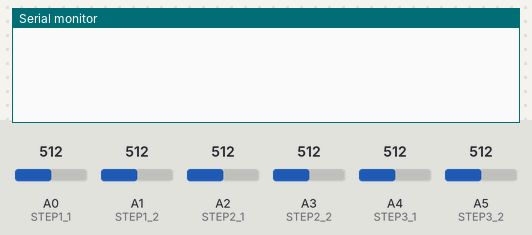
The sketch below on a simulated Arduino Uno, built with avr-gcc and run on an emulated ATmega328P. Parts: the last lines printed to the serial monitor. Inputs (shaded band) come from the test bench; at power-on: A0 (STEP1_1) = 512, A1 (STEP1_2) = 512, A2 (STEP2_1) = 512, A4 (STEP3_1) = 512, A3 (STEP2_2) = 512, A5 (STEP3_2) = 512.

Above: at 1.2 s.
1.3 s: A0 (STEP1_1) set to 716
At 1.8 s:
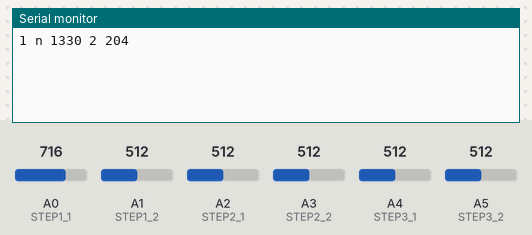
2.8 s: A1 (STEP1_2) set to 306
At 4.0 s:
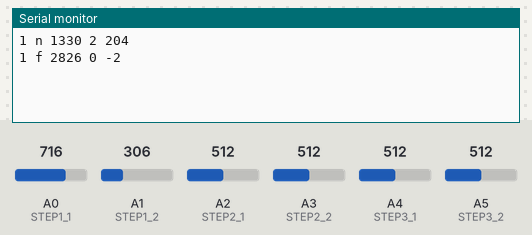
4.3 s: A2 (STEP2_1) set to 716
At 5.2 s:
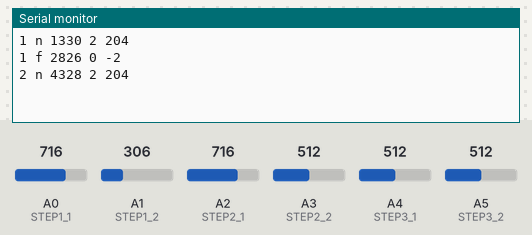
5.8 s: A4 (STEP3_1) set to 716
At 6.5 s:
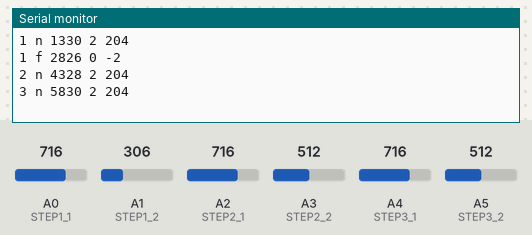
7.3 s: A3 (STEP2_2) set to 306
At 8.5 s:
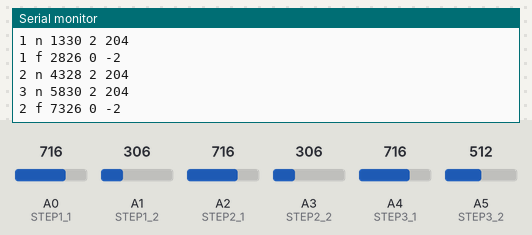
8.8 s: A5 (STEP3_2) set to 306
At 9.9 s:
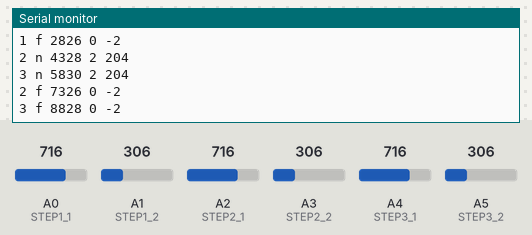

The sketch:

parse_3x2ps_stepReadings.ino
```cpp
#include<string.h>

#define STEP1_1 A0
#define STEP1_2 A1
#define STEP2_1 A2
#define STEP2_2 A3
#define STEP3_1 A4
#define STEP3_2 A5

#define SAMPLING_DELAY 5 // milliseconds
#define VALUE_PER_PERSON 4
#define ARRAY_SIZE 100
#define COUNT_THRESHOLD 5 // values before consideration

int p1_1, p1_2, p2_1, p2_2, p3_1, p3_2;
int initial1_1, initial1_2, initial2_1, initial2_2, initial3_1, initial3_2;

bool on_step1 = false, on_step2 = false, on_step3 = false;

int step1_1_array[ARRAY_SIZE] = {0};
int step1_2_array[ARRAY_SIZE] = {0};
int step2_1_array[ARRAY_SIZE] = {0};
int step2_2_array[ARRAY_SIZE] = {0};
int step3_1_array[ARRAY_SIZE] = {0};
int step3_2_array[ARRAY_SIZE] = {0};
int retrospection_array[COUNT_THRESHOLD] = {0};
int difference_array[ARRAY_SIZE] = {0};
int going_in1 = 2, going_in2 = 2, going_in3 = 2;
int count = 0;

void setup() {
  Serial.begin(115200);
  initial1_1 = calibrate_sensor1_1();
  initial1_2 = calibrate_sensor1_2();
  initial2_1 = calibrate_sensor2_1();
  initial2_2 = calibrate_sensor2_2();
  initial3_1 = calibrate_sensor3_1();
  initial3_2 = calibrate_sensor3_2();

}

void loop() {
  p1_1 = analogRead(STEP1_1);
  delay(0.1);
  p1_2 = analogRead(STEP1_2);
  delay(0.1);
  check_step_retrospect(1);
  p2_1 = analogRead(STEP2_1);
  delay(0.1);
  p2_2 = analogRead(STEP2_2);
  delay(0.1);
  check_step_retrospect(2);
  p3_1 = analogRead(STEP3_1);
  delay(0.1);
  p3_2 = analogRead(STEP3_2);
  delay(0.1);
  check_step_retrospect(3);
//  display_step_values();
  delay(SAMPLING_DELAY - 0.6);
//  differential_values();
//  check_samples_for_2();
//  display_step2_both();
}

void display_step_values(){
  int weight1_1 = p1_1 - initial1_1;
  int weight1_2 = p1_2 - initial1_2;
  int weight2_1 = p2_1 - initial2_1;
  int weight2_2 = p2_2 - initial2_2;
  int weight3_1 = p3_1 - initial3_1;
  int weight3_2 = p3_2 - initial3_2;
  String str = "1.1: " + String(weight1_1) + " 1.2: " + String(weight1_2) + " 2.1: " + String(weight2_1) + " 2.2: " + String(weight2_2) + " 3.1: " + String(weight3_1) + " 3.2: " + String(weight3_2);
  Serial.println(str);
  delay(250);
}

void differential_values(){
  int diff_values = p2_1 - p2_2;
  read_into_array(1, diff_values);
  print_array(1);
}

void check_samples_for_2(){
  int weight = (p2_1 - initial2_1);
  read_into_array(1, weight);
  print_array(1);
}

void display_step2_both(){
  int weight1 = (p2_1 - initial2_1);
  int weight2 = (p2_2 - initial2_2);
//  String step1= "A0: " + String(weight1) + " A2: " + String(weight2);
  String step2= "A0: " + String(p2_1) + " A2: " + String(p2_2);
  Serial.println(step2);
}

void check_step_retrospect(int step_number){
  String str = "";
  if(step_number == 1){
    int weight1_1 = p1_1 - initial1_1;
    int weight1_2 = p1_2 - initial1_2;
    int weight_sum = weight1_1 + weight1_2;
    read_into_array(1.1, weight1_1);
    read_into_array(1.2, weight1_2);
    if(!on_step1 && weight_sum > (VALUE_PER_PERSON * 2)){
      count++;
      if(count > COUNT_THRESHOLD){
        on_step1 = true;
        count = 0;
        retrospect(1, 'n');
        str = "1 n " + String(millis()) + " 2 " +  String(weight_sum);
        Serial.println(str);
//        print_array(1.1);
//        print_array(1.2);
      }
    }
    if(on_step1 && weight_sum < (VALUE_PER_PERSON)){
      count++;
      if(count > COUNT_THRESHOLD){
        on_step1 = false;
        count = 0;
        retrospect(1, 'f');
        str = "1 f " + String(millis()) + " " + String(going_in1) + " " + String(weight_sum);
        Serial.println(str);
//        print_array(1.1);
//        print_array(1.2);
      }
    }
  }

  if(step_number == 2){
    int weight2_1 = p2_1 - initial2_1;
    int weight2_2 = p2_2 - initial2_2;
    int weight_sum = weight2_1 + weight2_2;
    read_into_array(2.1, weight2_1);
    read_into_array(2.2, weight2_2);
    if(!on_step2 && weight_sum > (VALUE_PER_PERSON * 2)){
      count++;
      if(count > COUNT_THRESHOLD){
        on_step2 = true;
        count = 0;
        retrospect(2, 'n');
        str = "2 n " + String(millis()) + " 2 " +  String(weight_sum);
        Serial.println(str);
  //      print_array(2.1);
  //      print_array(2.2);
      }
    }
    if(on_step2 && weight_sum < (VALUE_PER_PERSON)){
      count++;
      if(count > COUNT_THRESHOLD){
        on_step2 = false;
        count = 0;
        retrospect(2, 'f');
        str = "2 f " + String(millis()) + " " + String(going_in2) + " " + String(weight_sum);
        Serial.println(str);
//        print_array(2.1);
//        print_array(2.2);
      }
    }
  }

  if(step_number == 3){
    int weight3_1 = p3_1 - initial3_1;
    int weight3_2 = p3_2 - initial3_2;
    int weight_sum = weight3_1 + weight3_2;
    read_into_array(3.1, weight3_1);
    read_into_array(3.2, weight3_2);
    if(!on_step3 && weight_sum > (VALUE_PER_PERSON * 2)){
      count++;
      if(count > COUNT_THRESHOLD){
        on_step3 = true;
        count = 0;
        retrospect(3, 'n');
        str = "3 n " + String(millis()) + " 2 " +  String(weight_sum);
        Serial.println(str);
  //      print_array(3.1);
  //      print_array(3.2);
      }
    }
    if(on_step3 && weight_sum < (VALUE_PER_PERSON)){
      count++;
      if(count > COUNT_THRESHOLD){
        on_step3 = false;
        count = 0;
        retrospect(3, 'f');
        str = "3 f " + String(millis()) + " " + String(going_in3) + " " + String(weight_sum);
        Serial.println(str);
//        print_array(3.1);
//        print_array(3.2);
      }
    }
  }
}

void retrospect(int step_number, char on_off){
  int total = 0;
  int avg = 0;
//  print_difference_array(step_number);
  if(step_number == 1){
    for(int i = 0; i < COUNT_THRESHOLD ; i++){
      retrospection_array[i] = step1_1_array[COUNT_THRESHOLD + i] - step1_2_array[COUNT_THRESHOLD + i];
      total+= retrospection_array[i];
    }
    avg = total / COUNT_THRESHOLD;
  //  Serial.print(avg);
    if(avg >= 0){
  //    Serial.println("going IN: ");
      if(on_off == 'n')going_in1 = 1;
      else going_in1 = 0;
//      print_retrospection_array();
    }
    else if(avg < 0){
  //    Serial.println("going OUT:");
      if(on_off == 'n')going_in1 = 0;
      else going_in1 = 1;
//      print_retrospection_array();
    }
//    else{
//      going_in1 = 2;
//    }
  }
  if(step_number == 2){
    for(int i = 0; i < COUNT_THRESHOLD ; i++){
      retrospection_array[i] = step2_1_array[COUNT_THRESHOLD + i] - step2_2_array[COUNT_THRESHOLD + i];
      total+= retrospection_array[i];
    }
    avg = total / COUNT_THRESHOLD;
  //  Serial.print(avg);
    if(avg >= 0){
  //    Serial.println("going IN: ");
      if(on_off == 'n')going_in2 = 1;
      else going_in2 = 0;
//      print_retrospection_array();
    }
    else if(avg < 0){
  //    Serial.println("going OUT:");
      if(on_off == 'n')going_in2 = 0;
      else going_in2 = 1;
//      print_retrospection_array();
    }
//    else{
//      going_in2 = 2;
//    }
  }

  if(step_number == 3){
    for(int i = 0; i < COUNT_THRESHOLD ; i++){
      retrospection_array[i] = step3_1_array[COUNT_THRESHOLD + i] - step3_2_array[COUNT_THRESHOLD + i];
      total+= retrospection_array[i];
    }
    avg = total / COUNT_THRESHOLD;
  //  Serial.print(avg);
    if(avg >= 0){
  //    Serial.println("going IN: ");
      if(on_off == 'n')going_in3 = 1;
      else going_in3 = 0;
//      print_retrospection_array();
    }
    else if(avg < 0){
  //    Serial.println("going OUT:");
      if(on_off == 'n')going_in3 = 0;
      else going_in3 = 1;
//      print_retrospection_array();
    }
//    else{
//      going_in3 = 2;
//    }
  }
}

void print_difference_array(int step_number){
  if(step_number == 1){
    memset(difference_array, 0, sizeof(difference_array));
    for(int i = (ARRAY_SIZE - 1); i > 0 ; i--){
      difference_array[i] = step1_1_array[i] - step1_2_array[i];
      Serial.print(" " + String(difference_array[i]));
    }
    Serial.println();
  }
  if(step_number == 2){
    memset(difference_array, 0, sizeof(difference_array));
    for(int i = (ARRAY_SIZE - 1); i > 0 ; i--){
      difference_array[i] = step2_1_array[i] - step2_2_array[i];
      Serial.print(" " + String(difference_array[i]));
    }
    Serial.println();
  }
  if(step_number == 3){
    memset(difference_array, 0, sizeof(difference_array));
    for(int i = (ARRAY_SIZE - 1); i > 0 ; i--){
      difference_array[i] = step3_1_array[i] - step3_2_array[i];
      Serial.print(" " + String(difference_array[i]));
    }
    Serial.println();
  }
}

void print_retrospection_array(){
  for(int i = (COUNT_THRESHOLD - 1) ; i >= 0 ; i--){
    Serial.print(retrospection_array[i]);
    Serial.print(", ");
  }
  Serial.println();
}

void read_into_array(float number, int weight){
  if(number == 1.1){
    for(int i = (ARRAY_SIZE - 1); i > 0 ; i--){
      step1_1_array[i] = step1_1_array[i-1];
    }
    step1_1_array[0] = weight;
  }
  if(number == 1.2){
    for(int i = (ARRAY_SIZE - 1); i > 0 ; i--){
      step1_2_array[i] = step1_2_array[i-1];
    }
    step1_2_array[0] = weight;
  }
  if(number == 2.1){
    for(int i = (ARRAY_SIZE - 1); i > 0 ; i--){
      step2_1_array[i] = step2_1_array[i-1];
    }
    step2_1_array[0] = weight;
  }
  if(number == 2.2){
    for(int i = (ARRAY_SIZE - 1); i > 0 ; i--){
      step2_2_array[i] = step2_2_array[i-1];
    }
    step2_2_array[0] = weight;
  }
  if(number == 3.1){
    for(int i = (ARRAY_SIZE - 1); i > 0 ; i--){
      step3_1_array[i] = step3_1_array[i-1];
    }
    step3_1_array[0] = weight;
  }
  if(number == 3.2){
    for(int i = (ARRAY_SIZE - 1); i > 0 ; i--){
      step3_2_array[i] = step3_2_array[i-1];
    }
    step3_2_array[0] = weight;
  }
}

void print_array(float number){
  if(number == 1.1){
    Serial.print("step1_1: ");
    for(int i = (ARRAY_SIZE - 1) ; i >= 0 ; i--){
      Serial.print(step1_1_array[i]);
      Serial.print(", ");
    }
    Serial.println();
  }
  if(number == 1.2){
    Serial.print("step1_2: ");
    for(int i = (ARRAY_SIZE - 1) ; i >= 0 ; i--){
      Serial.print(step1_2_array[i]);
      Serial.print(", ");
    }
    Serial.println();
  }
  if(number == 2.1){
    Serial.print("step2_1: ");
    for(int i = (ARRAY_SIZE - 1) ; i >= 0 ; i--){
      Serial.print(step2_1_array[i]);
      Serial.print(", ");
    }
    Serial.println();
  }
  if(number == 2.2){
    Serial.print("step2_2: ");
    for(int i = (ARRAY_SIZE - 1) ; i >= 0 ; i--){
      Serial.print(step2_2_array[i]);
      Serial.print(", ");
    }
    Serial.println();
  }
  if(number == 3.1){
    Serial.print("step3_1: ");
    for(int i = (ARRAY_SIZE - 1) ; i >= 0 ; i--){
      Serial.print(step3_1_array[i]);
      Serial.print(", ");
    }
    Serial.println();
  }
  if(number == 3.2){
    Serial.print("step3_2: ");
    for(int i = (ARRAY_SIZE - 1) ; i >= 0 ; i--){
      Serial.print(step3_2_array[i]);
      Serial.print(", ");
    }
    Serial.println();
  }
}

int calibrate_sensor1_1(){
  long total = 0;
  for(int i = 0; i < 100 ; i++){
    total += analogRead(STEP1_1);
  }
  int avg = total/100;
  return avg;
}

int calibrate_sensor1_2(){
  long total = 0;
  for(int i = 0; i < 100 ; i++){
    total += analogRead(STEP1_2);
  }
  int avg = total/100;
  return avg;
}

int calibrate_sensor2_1(){
  long total = 0;
  for(int i = 0; i < 100 ; i++){
    total += analogRead(STEP2_1);
  }
  int avg = total/100;
  return avg;
}

int calibrate_sensor2_2(){
  long total = 0;
  for(int i = 0; i < 100 ; i++){
    total += analogRead(STEP2_2);
  }
  int avg = total/100;
  return avg;
}

int calibrate_sensor3_1(){
  long total = 0;
  for(int i = 0; i < 100 ; i++){
    total += analogRead(STEP3_1);
  }
  int avg = total/100;
  return avg;
}

int calibrate_sensor3_2(){
  long total = 0;
  for(int i = 0; i < 100 ; i++){
    total += analogRead(STEP3_2);
  }
  int avg = total/100;
  return avg;
}
```

Measured:
- after the input at 1.3 s, the serial monitor: prints a new line at once (image 1)
- after the input at 2.8 s, the serial monitor: prints a new line at once (image 2)
- after the input at 4.3 s, the serial monitor: prints a new line at once (image 3)
- after the input at 5.8 s, the serial monitor: prints a new line at once (image 4)
- after the input at 7.3 s, the serial monitor: prints a new line at once (image 5)
- after the input at 8.8 s, the serial monitor: prints a new line at once (image 6)
